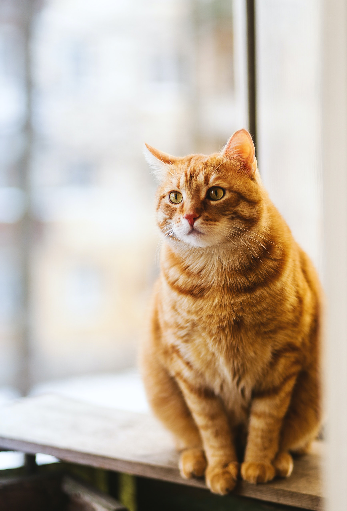
#> input picture Original Input Images/Chapter 3/image.jpg, 347 x 511 px, found by its file name
$ python 'Image shearing.py'
#> lines starting #> are read from the running program, lines starting #| are printed output that depends on the picture
import cv2
import numpy as np

img = cv2.imread("image.jpg")
#> img is the input picture: shape (511, 347, 3); mean B, G, R 160.4, 177, 192

# shearing parameters
shear_factor_x = 0.2
shear_factor_y = 0.3

# Obtain shearing matrices
M_x = np.array([[1, shear_factor_x, 0],
                [0, 1, 0]])
M_y = np.array([[1, 0, 0],
                [shear_factor_y, 1, 0]])

# Apply shearing transformations
rows, cols = img.shape[:2]
#> rows = 511; cols = 347
sheared_img_x = cv2.warpAffine(img, M_x, (cols + int(rows * shear_factor_x), rows))
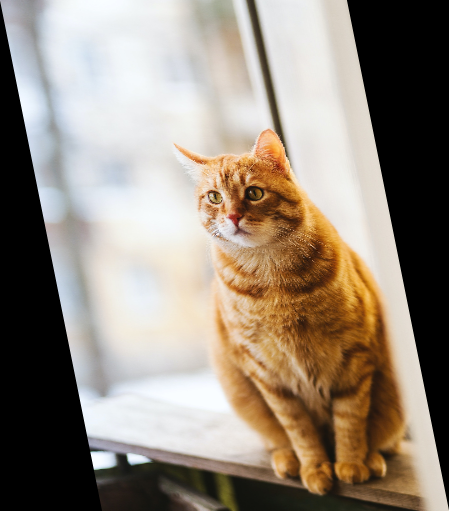
#> sheared_img_x: shape (511, 449, 3); mean B, G, R 124, 136.8, 148.4
sheared_img_xy = cv2.warpAffine(sheared_img_x, M_y, (cols + int(rows * shear_factor_x), rows + int(cols * shear_factor_y)))
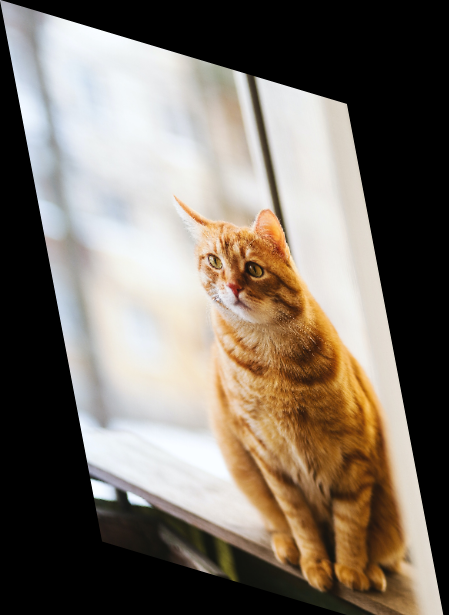
#> sheared_img_xy: shape (615, 449, 3); mean B, G, R 102.5, 113, 122.6

cv2.imshow("Original Image", img)
cv2.imshow("Sheared Image (X axis)", sheared_img_x)
cv2.imshow("Sheared Image (X and Y axis)", sheared_img_xy)
cv2.waitKey(0)
cv2.destroyAllWindows()
